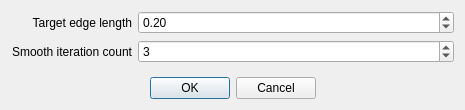
<?xml version="1.0" encoding="UTF-8"?>
<ui version="4.0">
 <class>IsotropicParametersDialog</class>
 <widget class="QDialog" name="IsotropicParametersDialog">
  <property name="geometry">
   <rect>
    <x>0</x>
    <y>0</y>
    <width>465</width>
    <height>110</height>
   </rect>
  </property>
  <property name="windowTitle">
   <string>Isotropic Parameters</string>
  </property>
  <layout class="QVBoxLayout" name="verticalLayout_2">
   <item>
    <layout class="QFormLayout" name="formLayout_3">
     <property name="labelAlignment">
      <set>Qt::AlignRight|Qt::AlignTrailing|Qt::AlignVCenter</set>
     </property>
     <item row="0" column="0">
      <widget class="QLabel" name="label1">
       <property name="text">
        <string>Target edge length</string>
       </property>
       <property name="alignment">
        <set>Qt::AlignRight|Qt::AlignTrailing|Qt::AlignVCenter</set>
       </property>
      </widget>
     </item>
     <item row="0" column="1">
      <widget class="QDoubleSpinBox" name="sb_target_edge_length">
       <property name="decimals">
        <number>2</number>
       </property>
       <property name="minimum">
        <double>0.000000000000000</double>
       </property>
       <property name="maximum">
        <double>100.000000000000000</double>
       </property>
       <property name="singleStep">
        <double>0.010000000000000</double>
       </property>
       <property name="value">
        <double>0.200000000000000</double>
       </property>
      </widget>
     </item>
     <item row="1" column="0">
      <widget class="QLabel" name="label6_2">
       <property name="text">
        <string>Smooth iteration count</string>
       </property>
       <property name="alignment">
        <set>Qt::AlignRight|Qt::AlignTrailing|Qt::AlignVCenter</set>
       </property>
      </widget>
     </item>
     <item row="1" column="1">
      <widget class="QSpinBox" name="sb_smooth_iteration_count">
       <property name="minimum">
        <number>0</number>
       </property>
       <property name="maximum">
        <number>5</number>
       </property>
       <property name="value">
        <number>3</number>
       </property>
      </widget>
     </item>
    </layout>
   </item>
   <item>
    <layout class="QHBoxLayout" name="horizontalLayout_3">
     <item>
      <spacer name="horizontalSpacer_2">
       <property name="orientation">
        <enum>Qt::Horizontal</enum>
       </property>
       <property name="sizeHint" stdset="0">
        <size>
         <width>40</width>
         <height>20</height>
        </size>
       </property>
      </spacer>
     </item>
     <item>
      <widget class="QDialogButtonBox" name="buttonBox">
       <property name="sizePolicy">
        <sizepolicy hsizetype="Fixed" vsizetype="Fixed">
         <horstretch>0</horstretch>
         <verstretch>0</verstretch>
        </sizepolicy>
       </property>
       <property name="orientation">
        <enum>Qt::Horizontal</enum>
       </property>
       <property name="standardButtons">
        <set>QDialogButtonBox::Cancel|QDialogButtonBox::Ok</set>
       </property>
      </widget>
     </item>
     <item>
      <spacer name="horizontalSpacer">
       <property name="orientation">
        <enum>Qt::Horizontal</enum>
       </property>
       <property name="sizeHint" stdset="0">
        <size>
         <width>40</width>
         <height>20</height>
        </size>
       </property>
      </spacer>
     </item>
    </layout>
   </item>
  </layout>
 </widget>
 <resources/>
 <connections>
  <connection>
   <sender>buttonBox</sender>
   <signal>accepted()</signal>
   <receiver>IsotropicParametersDialog</receiver>
   <slot>accept()</slot>
   <hints>
    <hint type="sourcelabel">
     <x>248</x>
     <y>254</y>
    </hint>
    <hint type="destinationlabel">
     <x>157</x>
     <y>274</y>
    </hint>
   </hints>
  </connection>
  <connection>
   <sender>buttonBox</sender>
   <signal>rejected()</signal>
   <receiver>IsotropicParametersDialog</receiver>
   <slot>reject()</slot>
   <hints>
    <hint type="sourcelabel">
     <x>316</x>
     <y>260</y>
    </hint>
    <hint type="destinationlabel">
     <x>286</x>
     <y>274</y>
    </hint>
   </hints>
  </connection>
 </connections>
</ui>
